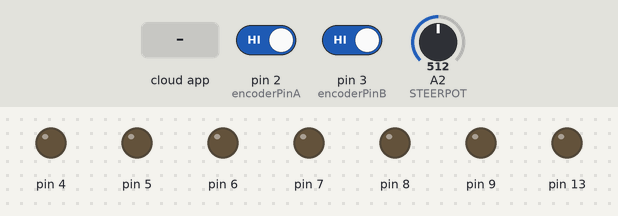
A sketch run on a simulated Arduino Uno, built with avr-gcc and run on an emulated ATmega328P. On the bench: output pins drawn as LEDs (lit = HIGH). Inputs (shaded band) come from the test bench; at power-on: pin 2 (encoderPinA) HIGH, pin 3 (encoderPinB) HIGH, A2 (STEERPOT) = 512. The ROS host is connected and sends only what is stated.

Above: at 1.2 s.
1.3 s: the phone or cloud app sets linear.x to -100
At 1.9 s:
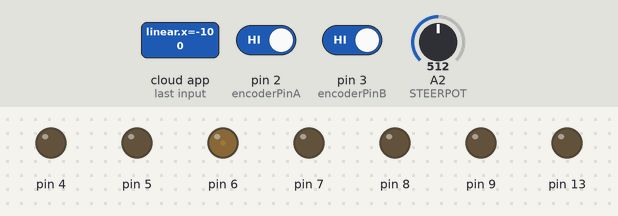
2.8 s: the phone or cloud app sets angular.z to -100
At 3.2 s:
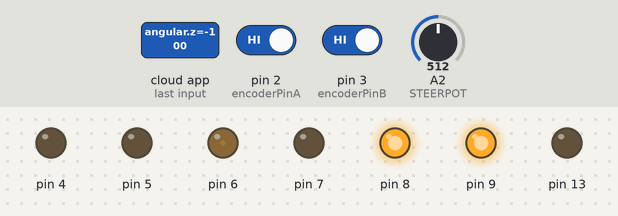
4.3 s: the phone or cloud app sets linear.x to 0
At 5.5 s:
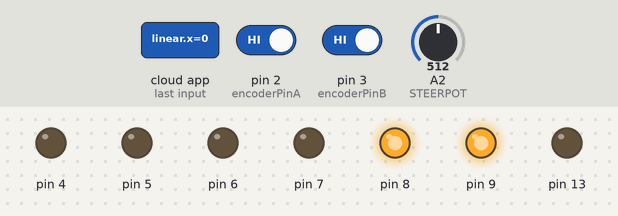
5.8 s: the phone or cloud app sets linear.x to 100
At 6.8 s:
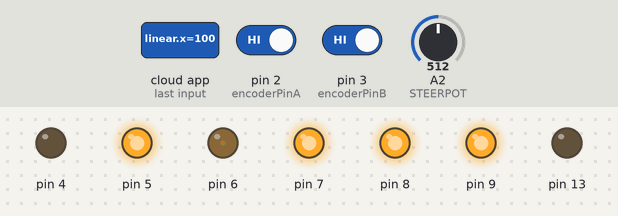
Timing chart, 0 to 8.3 s (numbered marks = the images above; inputs shaded):
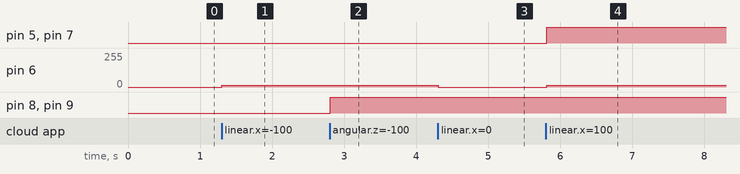

Measured:
- after the input at 1.3 s, pin 6: 0/255 → 14/255 at once
- after the input at 2.8 s, pin 8, pin 9: LOW → HIGH at once
- after the input at 4.3 s, pin 6: 14/255 → 0/255 at once
- after the input at 5.8 s, pin 5, pin 7: LOW → HIGH at once; pin 6: 0/255 → 14/255 at once

The sketch:

IntegratedMoterControllerNteleop_FINAL.ino
```cpp
#include <ros.h>
#include <geometry_msgs/Twist.h>
#include "FrontMotorPIDController.h"
#include "MotorPIDController.h"
#include "Arduino.h"
#include <ros.h>
#include <std_msgs/Int32.h>
#include <std_msgs/Float32.h>
ros::NodeHandle nh;


//========================= ROS 관련 ==============================================
geometry_msgs::Twist cmd_vel;
ros::Publisher cmd_pub("cmd_vel2", &cmd_vel);


//std_msgs::Float32 data_y_r;
//std_msgs::Float32 drive_y_m;
//std_msgs::Int32 drive_pwm;
//
//std_msgs::Float32 steer_y_m;
//std_msgs::Int32 data_pwm;
//std_msgs::Float32 error_msg;
//std_msgs::Float32 r_msg;
//
//ros::Publisher drive_y_m_pub("/drive_data_time_plot",&drive_y_m);
//ros::Publisher drive_pwm_pub("/front_pwm",&drive_pwm);
//
//ros::Publisher steer_y_m_pub("/steer_data_time_plot",&steer_y_m);
//ros::Publisher steer_pwm_pub("/check_pwm",&data_pwm);
//ros::Publisher error_pub("/error",&error_msg);
//ros::Publisher r_pub("/r",&r_msg);

//void y_r_Callback(const std_msgs::Float32& msg) {
//  target_velocity = msg.data;
//}

float target_velocity = 0;
float steer_r = 500;
//float input_velocity=0;
//float input_steer=0;

void cmd_vel_callback(const geometry_msgs::Twist& msg) {
  target_velocity = (int)msg.linear.x;
  steer_r = (int)msg.angular.z;
  control_callback();
}

//ros::Subscriber<std_msgs::Float32> y_r_sub("/data_y_r", y_r_Callback); // 수정된 부분
ros::Subscriber<geometry_msgs::Twist> cmd_sub("teleop_cmd_vel", &cmd_vel_callback);


//==================================================================================

// 1m 당 pulse 수
#define m_2_pulse    349
#define pulse_2_m  1./349.
#define vel_2_pulse   m_2_pulse/50. // 20Hz 제어 주기에서 속도와 Δpulse 변환 값

// Front motor pin number
#define MOTOR1_PWM 6  //6
#define MOTOR1_ENA 7  //7

// Rear motor pin number
#define MOTOR2_PWM 4  //8
#define MOTOR2_ENA 5  //9

// Encoder pin
#define encoderPinA 2
#define encoderPinB 3

// Steering motor pin
#define MOTOR3_PWM 8  //4
#define MOTOR3_ENA 9  //5

#define STEERPOT A2

int encoderPos = 0;

//==================================================================================


static float Kp_front = 2;
static float Kd_front = 0;
static float Ki_front = 0;

FrontMotorPIDController front_PID_controller(MOTOR1_PWM, MOTOR1_ENA,
                                          MOTOR2_PWM, MOTOR2_ENA);

//==================================================================================

//float steer_r = map(steer_r_deg,0,980,-20,20) << steer_r_deg를 subscribe해서 변환해서 사용함 추후에 추가해야함

// float steer_r = 600.0; // target pot_value
float neural_angle = 0.0; // degree
float min_angle = -20.0; // degree
float max_angle = 20.0; // degree
float ad_min = 50.0; // analog data
float ad_max = 920.0; // analog data

//PID 상수 설정
static float Kp = 0.4;
static float Ki = 0.21;
static float Kd = 1.0;

static float alpha = 0.3;

bool do_once = true;


MotorPIDController steer_PID_controller(MOTOR3_PWM, MOTOR3_ENA);

//==================================================================================

void setup() {
  // put your setup code here, to run once:
  // For checking motor control
  pinMode(13, OUTPUT);
  //mySerial.begin(9600);
  // Set gain for front motor control
  front_PID_controller.set_gain(Kp_front, Kd_front, Ki_front);

  // steer PID 게인 및 저주파필터 alpha 설정
  steer_PID_controller.set_alpha(alpha);
  steer_PID_controller.set_gain(Kp, Ki, Kd);
  steer_PID_controller.set_maxNmin(ad_max, ad_min);

  // Initialize encoder
  pinMode(encoderPinA, INPUT_PULLUP);
  attachInterrupt(0, doEncoderA, CHANGE);

  pinMode(encoderPinB, INPUT_PULLUP);
  attachInterrupt(1, doEncoderB, CHANGE);

  // ROS
  nh.initNode();
//  nh.subscribe(y_r_sub);
  nh.subscribe(cmd_sub);
  nh.advertise(cmd_pub);
//  nh.advertise(drive_y_m_pub);
//  nh.advertise(drive_pwm_pub);
//
//  nh.advertise(steer_y_m_pub);
//  nh.advertise(steer_pwm_pub);
//  nh.advertise(error_pub);
//  nh.advertise(r_pub);
}


void doEncoderA(){ // 빨녹일 때
  encoderPos += (digitalRead(encoderPinA)==digitalRead(encoderPinB))?1:-1;
}

void doEncoderB(){ // 보파일 때
  encoderPos += (digitalRead(encoderPinA)==digitalRead(encoderPinB))?-1:1;
}

//이게 사실상 메인 함수
void control_callback()
{
  static boolean led_output = HIGH;
  digitalWrite(13, led_output);

  float pot_y_m = float(analogRead(STEERPOT));
  int motor_pwm;
  float error;
  float r;
  int start_time;
  //steer_y_m = map(steer_y_m, ad_min, ad_max, min_angle + neural_angle, max_angle + neural_angle); // y_m 범위를 설정 , map함수는 정수형만 가


// 20Hz, 50msec마다 증가해야 하는 encoder값 // 속도를 50msec마다 가야하는 거리(pulse)값으로 환산
  float pulse_r = target_velocity * vel_2_pulse;
  float pulse_y = (float)encoderPos;
  int front_motor_pwm;
  float steer_motor_pwm;

//조향모터 컨트롤
  if(do_once == true){
    start_time = millis();
    do_once=false;
    }
  if (millis()-start_time > 1400){
  steer_PID_controller.control(pot_y_m, steer_r);
    }
  pot_y_m = steer_PID_controller.y_m;
  steer_motor_pwm = steer_PID_controller.motor_pwm;

  error = steer_PID_controller.error;
  r = steer_r;


//구동모터 컨트롤
  front_PID_controller.control(pulse_y, pulse_r);

  pulse_y = front_PID_controller.y_m;
  front_motor_pwm = front_PID_controller.motor_pwm;

// ROS
//  drive_y_m.data = pulse_y;
//  drive_pwm.data = front_motor_pwm;
//  steer_y_m.data = pot_y_m;
//  data_pwm.data = steer_motor_pwm;
//  error_msg.data = error;
//  r_msg.data = r;

//  drive_y_m_pub.publish(&drive_y_m);
//  drive_pwm_pub.publish(&drive_pwm);
//
//  steer_y_m_pub.publish(&steer_y_m);
//  steer_pwm_pub.publish(&data_pwm);
//  error_pub.publish(&error_msg);
//  r_pub.publish(&r_msg);
  cmd_vel.linear.x = target_velocity;
  cmd_vel.angular.z = steer_r;
  cmd_pub.publish(&cmd_vel);


  led_output = LOW;
  digitalWrite(13, led_output);
  //clearEncoderCount(1);
  encoderPos = 0;
}

void loop(){
  nh.spinOnce();
  delay(10);
}

//====================================================================
```

FrontMotorPIDController.cpp
```cpp
#include "Arduino.h"
#include "FrontMotorPIDController.h"

FrontMotorPIDController::FrontMotorPIDController(uint8_t front_motor_pin_PWM, uint8_t front_motor_pin_ENA, uint8_t rear_motor_pin_PWM, uint8_t rear_motor_pin_ENA)
{
  this->front_motor_pin_PWM = front_motor_pin_PWM;
  this->front_motor_pin_ENA = front_motor_pin_ENA;
  //this->front_motor_pin_ENB = front_motor_pin_ENB;

  this->rear_motor_pin_PWM = rear_motor_pin_PWM;
  this->rear_motor_pin_ENA = rear_motor_pin_ENA;
  //this->rear_motor_pin_ENB = rear_motor_pin_ENB;

  //Set motor pin number
  pinMode(front_motor_pin_PWM, OUTPUT);
  pinMode(front_motor_pin_ENA, OUTPUT);
  //pinMode(front_motor_pin_ENB, OUTPUT);

  pinMode(rear_motor_pin_PWM, OUTPUT);
  pinMode(rear_motor_pin_ENA, OUTPUT);
  //pinMode(rear_motor_pin_ENB, OUTPUT);

  //Check the executions of primary functions
  enable_gain_setting = false;

  //Reset the parameters
  error_s = 0.0;
  error_d = 0.0;
  error_old = 0.0;
  y_m_old = 0.0;
  motor_pwm = 0;
}

// Control front and rear motor
void FrontMotorPIDController::control(float y_m, float r){
  this->y_m = y_m;

  if(enable_gain_setting == false){
    return;
  }

  motor_pwm = get_pwm_by_PID(y_m, r);

  front_motor_control(motor_pwm);
  rear_motor_control(motor_pwm);
}

// Set Gain
void FrontMotorPIDController::set_gain(float Kp, float Ki, float Kd){
  this->Kp = Kp;
  this->Ki = Ki;
  this->Kd = Kd;
  enable_gain_setting = true;
}

// Calculate Gain
int FrontMotorPIDController::get_pwm_by_PID(float y_m, float r){
  //int y_output;
  error = r - y_m;
  error_s += error;
  error_d = error - error_old;
  error_s = (error_s >=  100) ?  100 : error_s;
  error_s = (error_s <= -100) ? -100 : error_s;
  error_old = error;

  motor_pwm = round(Kp * error + Kd * error_d + Ki * error_s);
  motor_pwm = (motor_pwm >=  255) ?  255 : motor_pwm;
  motor_pwm = (motor_pwm <= -255) ? -255 : motor_pwm;

  if(fabs(error) <= 2.0){   // 목표 값에 거의 도달 했을 때부터는 입력 x
    error_s = 0.0;
    motor_pwm = 0;
  }

  return motor_pwm;
}

// Front motor control
void FrontMotorPIDController::front_motor_control(int motor_pwm)
{
  if (motor_pwm > 0) // forward
  {
  digitalWrite(front_motor_pin_ENA, HIGH);
  analogWrite(front_motor_pin_PWM, motor_pwm);
  }
  else if (motor_pwm < 0) // backward
  {
  digitalWrite(front_motor_pin_ENA, LOW);
  analogWrite(front_motor_pin_PWM, -motor_pwm);
  }
  else
  {
  digitalWrite(front_motor_pin_ENA, LOW);
  digitalWrite(front_motor_pin_PWM, 0);
  }
}

// Rear motor control
void FrontMotorPIDController::rear_motor_control(int motor_pwm)
{
  if (motor_pwm > 0) // forward
  {
  digitalWrite(rear_motor_pin_ENA, HIGH);
  analogWrite(rear_motor_pin_PWM, motor_pwm);
  }
  else if (motor_pwm < 0) // backward
  {
  digitalWrite(rear_motor_pin_ENA, LOW);
  analogWrite(rear_motor_pin_PWM, -motor_pwm);
  }
  else
  {
  digitalWrite(rear_motor_pin_ENA, LOW);
  digitalWrite(rear_motor_pin_PWM, 0);
  }
}
```

FrontMotorPIDController.h
```cpp
#ifndef FRONTMOTROPIDCONTROLLER_H
#define FRONTMOTROPIDCONTROLLER_H

#include "Arduino.h"

class FrontMotorPIDController
{
  public:
    FrontMotorPIDController(uint8_t front_motor_pin_PWM, uint8_t front_motor_pin_ENA, uint8_t rear_motor_pin_PWM, uint8_t rear_motor_pin_ENA);

    int motor_pwm;
    float y_m;

    void set_gain(float Kp, float Ki, float Kd);
    void control(float y_m, float r);
    int get_pwm_by_PID(float y_m, float r);

  private:
    uint8_t front_motor_pin_PWM;
    uint8_t front_motor_pin_ENA;

    uint8_t rear_motor_pin_PWM;
    uint8_t rear_motor_pin_ENA;

    float Kp;
    float Ki;
    float Kd;

    bool enable_gain_setting;

    float error;
    float error_s;
    float error_d;
    float error_old;
    float y_m_old;

    void front_motor_control(int motor_pwm);
    void rear_motor_control(int motor_pwm);
};

#endif
```

MotorPIDController.cpp
```cpp
#include "Arduino.h"
#include "MotorPIDController.h"

/*
  motor_pwm 범위 : -255 ~ 255
*/

MotorPIDController::MotorPIDController(uint8_t motor_pin_PWM, uint8_t motor_pin_ENA){
  //모터 핀 번호
  this->motor_pin_PWM = motor_pin_PWM;
  this->motor_pin_ENA = motor_pin_ENA;

  enable_low_pass_filter = false;
  enable_protect_motor = false;

  //모터 핀 번호 지정
  pinMode(motor_pin_PWM, OUTPUT);
  pinMode(motor_pin_ENA, OUTPUT);

  //생성 시 초기화
  error_s = 0.0;
  error_d = 0.0;
  error_old = 0.0;
  y_m_old = 0.0;
  alpha = 0.0; // 0.0 <= alpha < 1.0

  motor_pwm = 0;
}

// 게인 설정
void MotorPIDController::set_gain(float Kp, float Ki, float Kd){
  this->Kp = Kp;
  this->Ki = Ki;
  this->Kd = Kd;
}

// 알파값 설정
void MotorPIDController::set_alpha(float alpha){
  this->alpha = alpha;
  enable_low_pass_filter = true;
}

// 최대값과 최소값 설정
void MotorPIDController::set_maxNmin(float max, float min){
  this->max_value = max;
  this->min_value = min;
  enable_protect_motor = true;
}

// 저주파 필터 실행
float MotorPIDController::low_pass_filter(float y_m_){
  float y_m_lpf = alpha * y_m_old + (1.0 - alpha) * y_m_;
  y_m_old = y_m;
  return y_m_lpf;
}

// PWM 구하기
int MotorPIDController::get_pwm_by_PID(float y_m, float r){
  //int y_output;
  error = y_m - r;
  error_s += error;
  error_d = error - error_old;
  error_s = (error_s >=  100) ?  100 : error_s;
  error_s = (error_s <= -100) ? -100 : error_s;
  error_old = error;

  motor_pwm = round(Kp * error + Kd * error_d + Ki * error_s);
  motor_pwm = (motor_pwm >=  254) ?  254 : motor_pwm;   //여기 값 255로 두면 모터작동 안함
  motor_pwm = (motor_pwm <= -254) ? -254 : motor_pwm;  //여기 값 -255로 두면 모터작동 안함

  // 예외 처리
  if(enable_protect_motor == true){
    if(max_value <= y_m || min_value >= y_m){ // 읽어온 값이 최대 최소 각을 넘어서면 입력 x
      motor_pwm = 0.0;
      error_s = 0.0;
    }}

  if(fabs(error) <= 4.0){   // 목표 값에 거의 도달 했을 때부터는 입력 x
    error_s = 0.0;
    motor_pwm = 0;
  }

  return motor_pwm;
}

// 모터 구동
void MotorPIDController::control(float y_m_, float r){
  if (enable_low_pass_filter == true)
    y_m = low_pass_filter(y_m_);
  else y_m = y_m_;

  motor_pwm = get_pwm_by_PID(y_m, r);

  if (motor_pwm > 0) // forward
  {
     digitalWrite(motor_pin_ENA, HIGH);  //모터 반시계방향
    analogWrite(motor_pin_PWM, motor_pwm);
  }
  else if (motor_pwm < 0) // backward
  {
     digitalWrite(motor_pin_ENA, LOW); //모터 시계방향
    analogWrite(motor_pin_PWM, -motor_pwm);
  }
  else // stop
  {
    //digitalWrite(motor_pin_ENA, LOW);
    analogWrite(motor_pin_PWM, 0);
  }
}

/*
  Last edited by Ji Taeho on July 30, 2023
  Last edited by Kim SeoungJun on Aug 9, 2023
*/
```

MotorPIDController.h
```cpp
#ifndef MOTROPIDCONTROLLER_H
#define MOTROPIDCONTROLLER_H

#include "Arduino.h"

class MotorPIDController
{
  public:
    MotorPIDController(uint8_t motor_pin_PWM, uint8_t motor_pin_ENA); // 생성자

    bool enable_low_pass_filter; // low pass filter를 쓸지 말지 정하는 변수
    bool enable_protect_motor; // 최대 최소 입력 값을 넘겼을 때 입력을 0으로 줄지말지에 대한 함수

    //low pass filter에 사용할 변수 - 외부에서 접근 가능
    float y_m;

    int motor_pwm;

    void control(float y_m_, float r); // 모터 제어 실행 함수
    int get_pwm_by_PID(float y_m, float r); // pwm 계산 함수

    //PID 제어에 사용할 변수들
    float Kp;
    float Ki;
    float Kd;
    float error;
    float error_s;
    float error_d;
    float error_old;


    //motor protect에 사용할 변수211/
    float max_value;
    float min_value;

    //low pass filter에 사용할 변수
    float alpha;
    float y_m_old;

    void set_gain(float Kp, float Ki, float Kd); // 게인값 받는 함수
    void set_alpha(float alpha);
    void set_maxNmin(float max, float min);

  private:
    //모터 핀 번호
    uint8_t motor_pin_PWM;
    uint8_t motor_pin_ENA;
    uint8_t motor_pin_ENB;


    //PID 제어 사용 전 거칠 함수들
    float low_pass_filter(float y_m);
};

#endif

/*
  Last edited by Ji Taeho on July 30, 2023
*/
```
